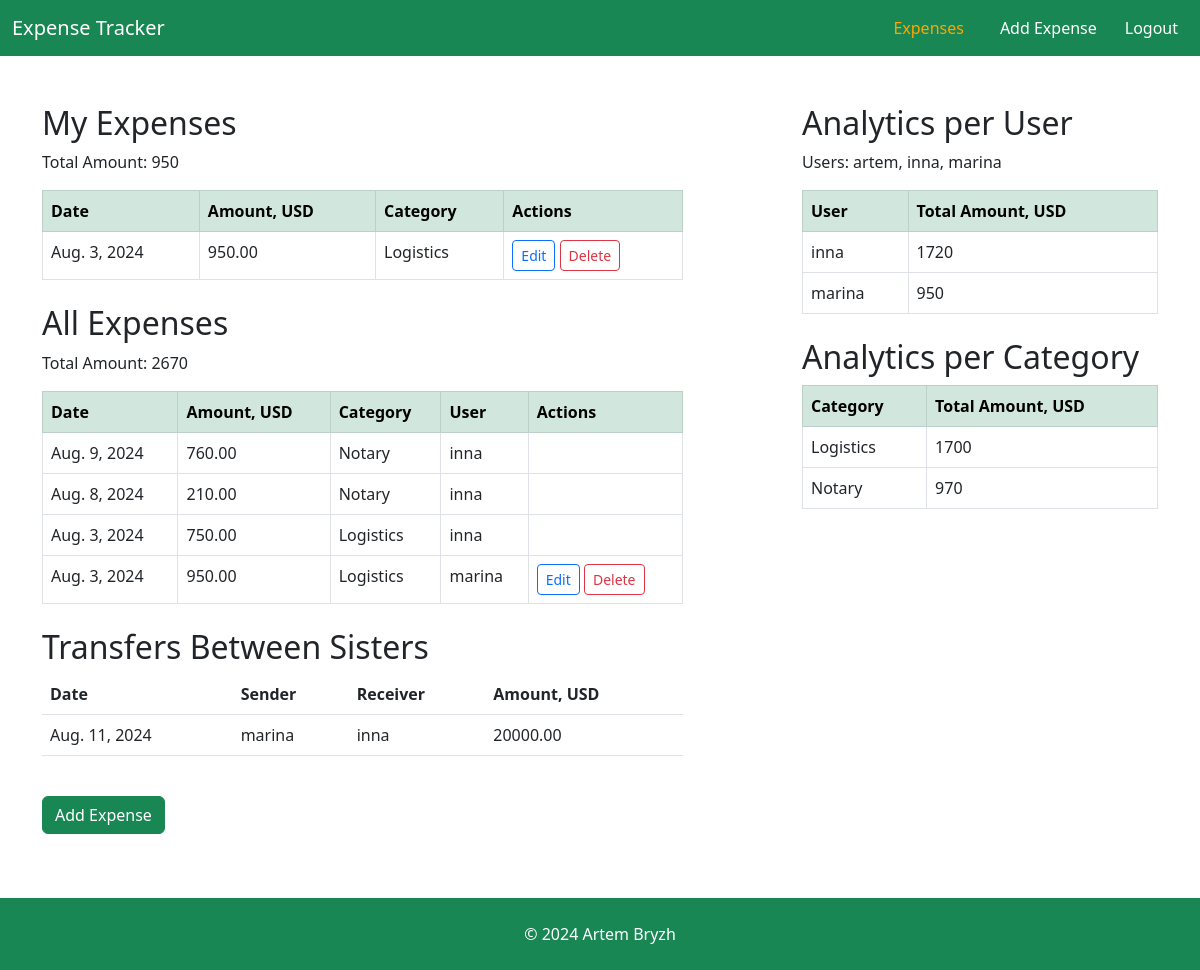
The app's page /list/ (signed in) with its own data.
### expenses/models.py (models this page shows, shortened)
class Expense(models.Model):
    amount = models.DecimalField(max_digits=10, decimal_places=2)
    description = models.TextField()
    category = models.ForeignKey(Category, on_delete=models.CASCADE)
    date = models.DateField(blank=True, null=True)
    user = models.ForeignKey(User, on_delete=models.CASCADE)
    history = HistoricalRecords()

class Category(models.Model):
    name = models.CharField(max_length=50)

class Transfer(models.Model):
    sender = models.ForeignKey(User, related_name='sent_transfers', on_delete=models.CASCADE)
    receiver = models.ForeignKey(User, related_name='received_transfers', on_delete=models.CASCADE)
    amount = models.DecimalField(max_digits=10, decimal_places=2)
    date = models.DateField()

### expenses/views.py (the view)
# urls.py: path('list/', expenses_views.expense_list, name='expense_list'),
@login_required
def expense_list(request):
    user_expenses = Expense.objects.filter(user=request.user)
    total_user_amount = user_expenses.aggregate(Sum('amount'))['amount__sum'] or 0
    all_expenses = Expense.objects.all()
    total_all_amount = all_expenses.aggregate(Sum('amount'))['amount__sum'] or 0
    expenses_per_user = Expense.objects.values('user__username').annotate(total=Sum('amount'))
    expenses_per_category = Expense.objects.values('category__name').annotate(total=Sum('amount'))
    users = User.objects.all()
    transfers = Transfer.objects.all()
    context = {
        'user_expenses': user_expenses,
        'total_user_amount': total_user_amount,
        'all_expenses': all_expenses,
        'total_all_amount': total_all_amount,
        'expenses_per_user': expenses_per_user,
        'expenses_per_category': expenses_per_category,
        'users': users,
        'transfers': transfers,
    }
    return render(request, 'expenses/expense_list.html', context)

### templates/expenses/expense_list.html (shortened to what this page needs)
{% extends 'base.html' %}
{% block content %}
<div class="row">
    <div class="col-md-7">
        <h2 class="mt-4">My Expenses</h2>
        <p>Total Amount: {{ total_user_amount }}</p>
        <table class="table table-bordered table-hover">
            <thead class="table-success">
                <tr>
                    <th>Date</th>
                    <th>Amount, USD</th>
                    <th>Category</th>
                    <th>Actions</th>
                </tr>
            </thead>
            <tbody>
                {% for expense in user_expenses %}
                <tr data-description="{{ expense.description }}" onclick="showDescription(this)">
                    <td>{{ expense.date }}</td>
                    <td>{{ expense.amount }}</td>
                    <td>{{ expense.category.name }}</td>
                    <td>
                        <a class="btn btn-sm btn-outline-primary" href="{% url 'edit_expense' expense.pk %}">Edit</a>
                        <a class="btn btn-sm btn-outline-danger" href="{% url 'delete_expense' expense.pk %}">Delete</a>
                    </td>
                </tr>
                {% endfor %}
            </tbody>
        </table>
        <h2 class="mt-4">All Expenses</h2>
        <p>Total Amount: {{ total_all_amount }}</p>
        <table class="table table-bordered table-hover">
            <thead class="table-success">
                <tr>
                    <th>Date</th>
                    <th>Amount, USD</th>
                    <th>Category</th>
                    <th>User</th>
                    <th>Actions</th>
                </tr>
            </thead>
            <tbody>
                {% for expense in all_expenses %}
                <tr data-description="{{ expense.description }}" onclick="showDescription(this)" {% if expense.user == request.user %} style="background-color: #f0f8ff;" {% endif %}>
                    <td>{{ expense.date }}</td>
                    <td>{{ expense.amount }}</td>
                    <td>{{ expense.category.name }}</td>
                    <td>{{ expense.user.username }}</td>
                    <td>
                        {% if expense.user == request.user %}
                            <a class="btn btn-sm btn-outline-primary" href="{% url 'edit_expense' expense.pk %}">Edit</a>
                            <a class="btn btn-sm btn-outline-danger" href="{% url 'delete_expense' expense.pk %}">Delete</a>
                        {% endif %}
                    </td>
                </tr>
                {% endfor %}
            </tbody>
        </table>
        <h2 class="mt-4">Transfers Between Sisters</h2>
        <table class="table">
            <thead>
                <tr>
                    <th>Date</th>
                    <th>Sender</th>
                    <th>Receiver</th>
                    <th>Amount, USD</th>
                </tr>
            </thead>
            <tbody>
                {% for transfer in transfers %}
                <tr>
                    <td>{{ transfer.date }}</td>
                    <td>{{ transfer.sender.username }}</td>
                    <td>{{ transfer.receiver.username }}</td>
                    <td>{{ transfer.amount }}</td>
                </tr>
                {% endfor %}
            </tbody>
        </table>
        <p><a class="btn btn-success mt-4" href="{% url 'add_expense' %}">Add Expense</a></p>
    </div>
    <div class="col-md-4 offset-md-1">
        <h2 class="mt-4">Analytics per User</h2>
            <p>Users:
                {% for user in users %}
                    {{ user.username }}{% if not forloop.last %}, {% endif %}
                {% endfor %}
            </p>
        <table class="table table-bordered">
            <thead class="table-success">
                <tr>
                    <th>User</th>
                    <th>Total Amount, USD</th>
                </tr>
            </thead>
            <tbody>
                {% for user_data in expenses_per_user %}
                <tr {% if user_data.user__username == request.user.username %} style="background-color: #f0f8ff;" {% endif %}>
                    <td>{{ user_data.user__username }}</td>
                    <td>{{ user_data.total }}</td>
                </tr>
                {% endfor %}
            </tbody>
        </table>
        <h2 class="mt-4">Analytics per Category</h2>
        <table class="table table-bordered">
            <thead class="table-success">
                <tr>
                    <th>Category</th>
                    <th>Total Amount, USD</th>
                </tr>
            </thead>
            <tbody>
                {% for category_data in expenses_per_category %}
                <tr>
                    <td>{{ category_data.category__name }}</td>
                    <td>{{ category_data.total }}</td>
                </tr>
                {% endfor %}
            </tbody>
        </table>
    </div>
</div>
{% endblock %}

### records on screen
Expense: date "Aug. 3, 2024", amount "950.00", category.name "Logistics", user.username "marina", shows "Edit"
Expense: date "Aug. 9, 2024", amount "760.00", category.name "Notary", user.username "inna"
Expense: date "Aug. 8, 2024", amount "210.00", category.name "Notary", user.username "inna"
Expense: date "Aug. 3, 2024", amount "750.00", category.name "Logistics", user.username "inna"
Category: category__name "Logistics", total "1700"
Category: category__name "Notary", total "970"

### other values on screen
{{ total_user_amount }} "950"
{{ total_all_amount }} "2670"
{{ user.username }} "artem"
{{ user.username }} "inna"
{{ user.username }} "marina"
{{ user_data.user__username }} "inna" "marina"
{{ user_data.total }} "1720" "950"
